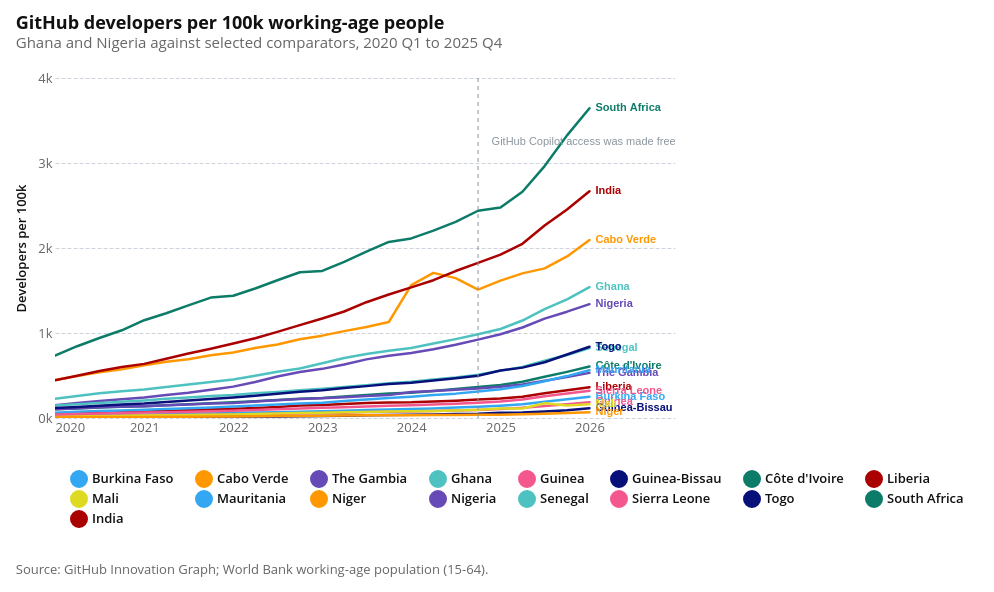

The notebook cell this image was saved under:
### Markdown cell above
## GitHub developers per 100k people over time

### Code cell
def make_trend_chart(
    data: pd.DataFrame,
    raw_col: str,
    value_col: str,
    title: str,
    subtitle: str,
    y_axis_title: str,
    width: int = 620,
    height: int = 340,
):
    """One panel, one line per country, labelled at the last observation.

    The Algeria version drew three panels, one per peer group, because
    sixteen lines do not fit in one. Five fit.
    """
    highlight = alt.selection_point(fields=["country_name"], bind="legend")
    zoom = alt.selection_interval(bind="scales", encodings=["x"])

    # Headroom on the x scale, or Vega clips the end labels at the edge.
    span = data["quarter_start"].max() - data["quarter_start"].min()
    x_domain = [
        data["quarter_start"].min(),
        data["quarter_start"].max() + span * 0.16,
    ]

    color = alt.Color(
        "country_name:N",
        title=None,
        sort=COUNTRY_ORDER,
        scale=alt.Scale(domain=COUNTRY_ORDER, range=COUNTRY_COLORS),
        legend=alt.Legend(orient="bottom", columns=8),
    )

    base = alt.Chart(data).encode(
        x=alt.X("quarter_start:T", title=None, scale=alt.Scale(domain=x_domain)),
        y=alt.Y(
            f"{value_col}:Q",
            title=y_axis_title,
            axis=alt.Axis(format="~s"),
            scale=alt.Scale(zero=True),
        ),
        color=color,
        opacity=alt.when(highlight).then(alt.value(1)).otherwise(alt.value(0.15)),
    )

    lines = (
        base.mark_line(strokeWidth=2.5)
        .encode(
            tooltip=[
                alt.Tooltip("country_name:N", title="Country"),
                alt.Tooltip("year:O", title="Year"),
                alt.Tooltip("quarter:O", title="Quarter"),
                alt.Tooltip(f"{value_col}:Q", title=y_axis_title, format=",.0f"),
                alt.Tooltip(
                    f"{raw_col}:Q",
                    title=raw_col.replace("_", " ").title(),
                    format=",",
                ),
                alt.Tooltip(
                    "working_age_population:Q",
                    title="Working-age population",
                    format=",.0f",
                ),
            ],
        )
        .add_params(highlight, zoom)
    )

    labels = (
        base.transform_window(
            row_number="row_number()",
            sort=[alt.SortField("quarter_start", order="descending")],
            groupby=["country_name"],
        )
        .transform_filter(alt.datum.row_number == 1)
        .mark_text(align="left", baseline="middle", dx=6, fontWeight="bold")
        .encode(text="country_name:N")
    )

    return (lines + labels).properties(
        width=width,
        height=height,
        title=alt.Title(text=title, subtitle=subtitle),
    )


POPULATION_NOTE = (
    "Source: GitHub Innovation Graph; World Bank working-age population (15-64)."
)

developers_chart = make_trend_chart(
    developers,
    raw_col="developers",
    value_col="developers_per_100k",
    title="GitHub developers per 100k working-age people",
    subtitle="Ghana and Nigeria against selected comparators, 2020 Q1 to 2025 Q4",
    y_axis_title="Developers per 100k",
)
developers_chart += (
    alt.Chart(pd.DataFrame({"quarter_start": [pd.Timestamp("2024-10-01")]}))
    .mark_rule(color=attaviz.REFERENCE, strokeDash=[4, 4])
    .encode(x="quarter_start:T")
)
copilot_annotation = pd.DataFrame(
    {
        "label_date": [pd.Timestamp("2024-11-01")],
        "label_height": [developers["developers_per_100k"].max() * 0.89],
        "label": ["GitHub Copilot access\nwas made free"],
    }
)
developers_chart += (
    alt.Chart(copilot_annotation)
    .mark_text(align="left", baseline="middle", dx=6, color=attaviz.REFERENCE)
    .encode(
        x="label_date:T",
        y="label_height:Q",
        text="label:N",
    )
)

attaviz.add_caption(developers_chart, POPULATION_NOTE)

### Figure 1 — Vega specification as saved in the notebook (floating-point values rounded to 4 significant figures; data arrays with more than 128 entries replaced by an {"elided": "..."} marker saying what was removed)
{"$schema": "https://vega.github.io/schema/vega/v6.json", "data": [{"name": "param_e75d3278c18764fb_store"}, {"name": "param_db82be42624d4632_store"}, {"name": "source_0"}, {"name": "data_0", "values": {"elided": "424 records"}, "transform": [{"type": "formula", "expr": "toDate(datum['quarter_start'])", "as": "quarter_start"}]}, {"name": "data_1", "values": [{"country_name": "Burkina Faso", "developers_per_100k": 250.3, "quarter_start": "2026-01-01T00:00:00.000"}, {"country_name": "Côte d'Ivoire", "developers_per_100k": 606.9, "quarter_start": "2026-01-01T00:00:00.000"}, {"country_name": "Cabo Verde", "developers_per_100k": 2094.0, "quarter_start": "2026-01-01T00:00:00.000"}, {"country_name": "Ghana", "developers_per_100k": 1541.0, "quarter_start": "2026-01-01T00:00:00.000"}, {"country_name": "The Gambia", "developers_per_100k": 530.9, "quarter_start": "2026-01-01T00:00:00.000"}, {"country_name": "Guinea", "developers_per_100k": 185.1, "quarter_start": "2026-01-01T00:00:00.000"}, {"country_name": "Guinea-Bissau", "developers_per_100k": 115.7, "quarter_start": "2026-01-01T00:00:00.000"}, {"country_name": "India", "developers_per_100k": 2668.0, "quarter_start": "2026-01-01T00:00:00.000"}, {"country_name": "Liberia", "developers_per_100k": 362.2, "quarter_start": "2026-01-01T00:00:00.000"}, {"country_name": "Mali", "developers_per_100k": 163.0, "quarter_start": "2026-01-01T00:00:00.000"}, {"country_name": "Mauritania", "developers_per_100k": 562.5, "quarter_start": "2026-01-01T00:00:00.000"}, {"country_name": "Niger", "developers_per_100k": 67.21, "quarter_start": "2026-01-01T00:00:00.000"}, {"country_name": "Nigeria", "developers_per_100k": 1339.0, "quarter_start": "2026-01-01T00:00:00.000"}, {"country_name": "South Africa", "developers_per_100k": 3645.0, "quarter_start": "2026-01-01T00:00:00.000"}, {"country_name": "Sierra Leone", "developers_per_100k": 320.0, "quarter_start": "2026-01-01T00:00:00.000"}, {"country_name": "Senegal", "developers_per_100k": 823.4, "quarter_start": "2026-01-01T00:00:00.000"}, {"country_name": "Togo", "developers_per_100k": 838.7, "quarter_start": "2026-01-01T00:00:00.000"}], "transform": [{"type": "formula", "expr": "toDate(datum['quarter_start'])", "as": "quarter_start"}]}, {"name": "source_1", "values": [{"quarter_start": "2024-10-01T00:00:00.000"}], "transform": [{"type": "formula", "expr": "toDate(datum['quarter_start'])", "as": "quarter_start"}]}, {"name": "source_2", "values": [{"label": "GitHub Copilot access\nwas made free", "label_date": "2024-11-01T00:00:00.000", "label_height": 3244.0}], "transform": [{"type": "formula", "expr": "toDate(datum['label_date'])", "as": "label_date"}]}], "signals": [{"name": "childHeight", "value": 340}, {"name": "unit", "value": {}, "on": [{"events": "pointermove", "update": "isTuple(group()) ? group() : unit"}]}, {"name": "param_e75d3278c18764fb_country_name_legend", "value": null, "on": [{"events": [{"source": "view", "markname": "country_name_legend_symbols", "type": "click"}, {"source": "view", "markname": "country_name_legend_labels", "type": "click"}, {"source": "view", "markname": "country_name_legend_entries", "type": "click"}], "update": "isDefined(datum.value) ? datum.value : item().items[0].items[0].datum.value", "force": true}, {"events": [{"source": "view", "type": "click"}], "update": "!event.item || !datum ? null : param_e75d3278c18764fb_country_name_legend", "force": true}]}, {"name": "param_e75d3278c18764fb", "update": "vlSelectionResolve(\"param_e75d3278c18764fb_store\", \"union\", true, true)"}, {"name": "param_db82be42624d4632", "update": "{\"quarter_start\": param_db82be42624d4632_quarter_start}"}, {"name": "param_db82be42624d4632_quarter_start"}], "marks": [{"type": "group", "name": "concat_0_group", "encode": {"update": {"height": {"signal": "childHeight"}, "width": {"signal": "width"}}}, "signals": [{"name": "param_e75d3278c18764fb_tuple", "update": "param_e75d3278c18764fb_country_name_legend !== null ? {fields: param_e75d3278c18764fb_tuple_fields, values: [param_e75d3278c18764fb_country_name_legend]} : null"}, {"name": "param_e75d3278c18764fb_tuple_fields", "value": [{"type": "E", "field": "country_name"}]}, {"name": "param_e75d3278c18764fb_toggle", "value": false, "on": [{"events": {"merge": [{"source": "view", "type": "click"}]}, "update": "event.shiftKey"}]}, {"name": "param_e75d3278c18764fb_modify", "on": [{"events": {"signal": "param_e75d3278c18764fb_tuple"}, "update": "modify(\"param_e75d3278c18764fb_store\", param_e75d3278c18764fb_toggle ? null : param_e75d3278c18764fb_tuple, param_e75d3278c18764fb_toggle ? null : true, param_e75d3278c18764fb_toggle ? param_e75d3278c18764fb_tuple : null)"}]}, {"name": "param_db82be42624d4632_quarter_start", "on": [{"events": [{"source": "view", "type": "dblclick"}], "update": "null"}, {"events": {"signal": "param_db82be42624d4632_translate_delta"}, "update": "panLinear(param_db82be42624d4632_translate_anchor.extent_x, -param_db82be42624d4632_translate_delta.x / width)"}, {"events": {"signal": "param_db82be42624d4632_zoom_delta"}, "update": "zoomLinear(domain(\"concat_0_x\"), param_db82be42624d4632_zoom_anchor.x, param_db82be42624d4632_zoom_delta)"}], "push": "outer"}, {"name": "param_db82be42624d4632_tuple", "on": [{"events": [{"signal": "param_db82be42624d4632_quarter_start"}], "update": "param_db82be42624d4632_quarter_start ? {unit: \"view_c9c71d89abb9fa9d_0\", fields: param_db82be42624d4632_tuple_fields, values: [param_db82be42624d4632_quarter_start]} : null"}]}, {"name": "param_db82be42624d4632_tuple_fields", "value": [{"field": "quarter_start", "channel": "x", "type": "R"}]}, {"name": "param_db82be42624d4632_translate_anchor", "value": {}, "on": [{"events": [{"source": "scope", "type": "pointerdown"}], "update": "{x: x(unit), y: y(unit), extent_x: domain(\"concat_0_x\")}"}]}, {"name": "param_db82be42624d4632_translate_delta", "value": {}, "on": [{"events": [{"source": "window", "between": [{"source": "scope", "type": "pointerdown"}, {"source": "window", "type": "pointerup"}], "type": "pointermove", "consume": true}], "update": "{x: param_db82be42624d4632_translate_anchor.x - x(unit), y: param_db82be42624d4632_translate_anchor.y - y(unit)}"}]}, {"name": "param_db82be42624d4632_zoom_anchor", "on": [{"events": [{"source": "scope", "type": "wheel", "consume": true}], "update": "{x: invert(\"concat_0_x\", x(unit)), y: invert(\"concat_0_y\", y(unit))}"}]}, {"name": "param_db82be42624d4632_zoom_delta", "on": [{"events": [{"source": "scope", "consume": true, "type": "wheel"}], "update": "pow(1.001, event.deltaY * pow(16, event.deltaMode))", "force": true}]}, {"name": "param_db82be42624d4632_modify", "on": [{"events": {"signal": "param_db82be42624d4632_tuple"}, "update": "modify(\"param_db82be42624d4632_store\", param_db82be42624d4632_tuple, true)"}]}], "marks": [{"type": "group", "name": "view_c9c71d89abb9fa9d_0_pathgroup", "from": {"facet": {"data": "data_0", "name": "faceted_path_view_c9c71d89abb9fa9d_0_main", "groupby": ["country_name"]}}, "encode": {"update": {"height": {"field": {"signal": null, "datum": null, "group": "height", "parent": null}}, "width": {"field": {"signal": null, "datum": null, "group": "width", "parent": null}}}}, "marks": [{"type": "line", "name": "view_c9c71d89abb9fa9d_0_marks", "from": {"data": "faceted_path_view_c9c71d89abb9fa9d_0_main"}, "sort": {"field": "x"}, "encode": {"update": {"opacity": [{"value": 1, "test": "!length(data(\"param_e75d3278c18764fb_store\")) || vlSelectionTest(\"param_e75d3278c18764fb_store\", datum)"}, {"value": 0.15}], "stroke": {"field": "country_name", "scale": "color"}, "x": {"field": "quarter_start", "scale": "concat_0_x"}, "defined": {"signal": "isValid(datum[\"quarter_start\"]) && isFinite(+datum[\"quarter_start\"]) && isValid(datum[\"developers_per_100k\"]) && isFinite(+datum[\"developers_per_100k\"])"}, "tooltip": {"signal": "{\"Country\": isValid(datum[\"country_name\"]) ? isArray(datum[\"country_name\"]) ? join(datum[\"country_name\"], '\\n') : datum[\"country_name\"] : \"\"+datum[\"country_name\"], \"Year\": isValid(datum[\"year\"]) ? isArray(datum[\"year\"]) ? join(datum[\"year\"], '\\n') : datum[\"year\"] : \"\"+datum[\"year\"], \"Quarter\": isValid(datum[\"quarter\"]) ? isArray(datum[\"quarter\"]) ? join(datum[\"quarter\"], '\\n') : datum[\"quarter\"] : \"\"+datum[\"quarter\"], \"Developers per 100k\": format(datum[\"developers_per_100k\"], \",.0f\"), \"Developers\": format(datum[\"developers\"], \",\"), \"Working-age population\": format(datum[\"working_age_population\"], \",.0f\")}"}, "y": {"field": "developers_per_100k", "scale": "concat_0_y"}, "strokeWidth": {"value": 2.5}}}, "clip": true, "style": ["line"], "interactive": true}]}, {"type": "text", "name": "concat_0_layer_1_marks", "from": {"data": "data_1"}, "encode": {"update": {"align": {"value": "left"}, "baseline": {"value": "middle"}, "dx": {"value": 6}, "fontWeight": {"value": "bold"}, "opacity": [{"value": 1, "test": "!length(data(\"param_e75d3278c18764fb_store\")) || vlSelectionTest(\"param_e75d3278c18764fb_store\", datum)"}, {"value": 0.15}], "x": {"field": "quarter_start", "scale": "concat_0_x"}, "fill": {"field": "country_name", "scale": "color"}, "text": {"signal": "isValid(datum[\"country_name\"]) ? datum[\"country_name\"] : \"\"+datum[\"country_name\"]"}, "tooltip": {"signal": "{\"quarter_start\": timeFormat(datum[\"quarter_start\"], \"%b %d, %Y\"), \"Developers per 100k\": format(datum[\"developers_per_100k\"], \"~s\"), \"country_name\": isValid(datum[\"country_name\"]) ? isArray(datum[\"country_name\"]) ? join(datum[\"country_name\"], '\\n') : datum[\"country_name\"] : \"\"+datum[\"country_name\"]}"}, "y": {"field": "developers_per_100k", "scale": "concat_0_y"}}}, "style": ["text"], "interactive": false, "clip": true}, {"type": "rule", "name": "concat_0_layer_2_marks", "from": {"data": "source_1"}, "encode": {"update": {"stroke": {"value": "#8A969F"}, "x": {"field": "quarter_start", "scale": "concat_0_x"}, "tooltip": {"signal": "{\"quarter_start\": timeFormat(datum[\"quarter_start\"], \"%b %d, %Y\")}"}, "y": {"value": 0}, "y2": {"field": {"signal": null, "datum": null, "group": "height", "parent": null}}, "strokeDash": {"value": [4, 4]}}}, "style": ["rule"], "interactive": false, "clip": true}, {"type": "text", "name": "concat_0_layer_3_marks", "from": {"data": "source_2"}, "encode": {"update": {"fill": {"value": "#8A969F"}, "dx": {"value": 6}, "x": {"field": "label_date", "scale": "concat_0_x"}, "text": {"signal": "isValid(datum[\"label\"]) ? datum[\"label\"] : \"\"+datum[\"label\"]"}, "align": {"value": "left"}, "y": {"field": "label_height", "scale": "concat_0_y"}, "tooltip": {"signal": "{\"label_date\": timeFormat(datum[\"label_date\"], \"%b %d, %Y\"), \"label_height\": format(datum[\"label_height\"], \"\"), \"label\": isValid(datum[\"label\"]) ? isArray(datum[\"label\"]) ? join(datum[\"label\"], '\\n') : datum[\"label\"] : \"\"+datum[\"label\"]}"}, "baseline": {"value": "middle"}}}, "interactive": false, "clip": true, "style": ["text"]}], "axes": [{"scale": "concat_0_y", "labels": false, "minExtent": 0, "gridScale": "concat_0_x", "domain": false, "tickCount": 5, "ticks": false, "orient": "left", "maxExtent": 0, "zindex": 0, "grid": true, "aria": false}, {"scale": "concat_0_x", "labelOverlap": true, "zindex": 0, "labelFlush": true, "grid": false, "tickCount": 5, "orient": "bottom", "labelBaseline": "top"}, {"scale": "concat_0_y", "zindex": 0, "grid": false, "format": "~s", "orient": "left", "title": "Developers per 100k", "labelOverlap": true, "tickCount": 5}], "title": {"text": "GitHub developers per 100k working-age people", "subtitle": "Ghana and Nigeria against selected comparators, 2020 Q1 to 2025 Q4", "anchor": "start", "offset": 21}, "style": "cell"}], "scales": [{"name": "color", "type": "ordinal", "domain": ["Burkina Faso", "Cabo Verde", "The Gambia", "Ghana", "Guinea", "Guinea-Bissau", "Côte d'Ivoire", "Liberia", "Mali", "Mauritania", "Niger", "Nigeria", "Senegal", "Sierra Leone", "Togo", "South Africa", "India"], "range": ["#34A7F2", "#FF9800", "#664AB6", "#4EC2C0", "#F3578E", "#081079", "#0C7C68", "#AA0000", "#DDDA21"]}, {"name": "concat_0_x", "type": "time", "domain": {"fields": [{"signal": "{data: datetime(\"2020-01-01T00:00:00\")}"}, {"signal": "{data: datetime(\"2026-12-17T17:16:48\")}"}]}, "range": [0, {"signal": "width"}], "domainRaw": {"signal": "param_db82be42624d4632[\"quarter_start\"]"}}, {"name": "concat_0_y", "type": "linear", "domain": {"fields": [{"data": "data_0", "field": "developers_per_100k"}, {"data": "data_1", "field": "developers_per_100k"}, {"data": "source_2", "field": "label_height"}]}, "range": [{"signal": "childHeight"}, 0], "zero": true, "nice": true}], "title": {"text": "Source: GitHub Innovation Graph; World Bank working-age population (15-64).", "lineHeight": 20, "orient": "bottom", "color": "#666666", "anchor": "start", "font": "Open Sans, sans-serif", "offset": 21, "fontSize": 13, "fontWeight": 400}, "width": 620, "layout": {"padding": 18, "columns": 1, "bounds": "full", "align": "each"}, "background": "white", "config": {"range": {"category": ["#34A7F2", "#FF9800", "#664AB6", "#4EC2C0", "#F3578E", "#081079", "#0C7C68", "#AA0000", "#DDDA21"], "diverging": ["#920000", "#BD6126", "#E3A763", "#EFEFEF", "#80BDE7", "#3587C3", "#025288"], "heatmap": ["#E3F6FD", "#75CCEC", "#089BD4", "#0169A1", "#023B6F"], "ordinal": ["#E3F6FD", "#75CCEC", "#089BD4", "#0169A1", "#023B6F"], "ramp": ["#E3F6FD", "#75CCEC", "#089BD4", "#0169A1", "#023B6F"]}, "mark": {"tooltip": true}, "axis": {"domain": false, "grid": true, "gridColor": "#CED4DE", "gridDash": [4, 2], "gridWidth": 1, "labelFont": "Open Sans, sans-serif", "labelFontSize": 13, "labelFontWeight": 400, "labelColor": "#666666", "labelPadding": 3, "tickColor": "#CED4DE", "tickSize": 5, "tickCount": 5, "titleFont": "Open Sans, sans-serif", "titleFontSize": 13, "titleFontWeight": 600, "titleColor": "#111111", "titlePadding": 9}, "axisBand": {"labelPadding": 6, "tickSize": 0}, "axisX": {"grid": false, "tickSize": 0, "labelAngle": 0}, "axisY": {"domain": false, "ticks": false, "gridColor": "#CED4DE", "gridDash": [4, 2], "gridWidth": 1}, "legend": {"labelFont": "Open Sans, sans-serif", "labelFontSize": 13, "labelFontWeight": 600, "labelColor": "#111111", "titleFont": "Open Sans, sans-serif", "titleFontSize": 13, "titleFontWeight": 600, "titleColor": "#111111", "titlePadding": 3, "symbolSize": 196, "symbolStrokeWidth": 0, "padding": 15, "offset": 21, "columnPadding": 21, "orient": "bottom", "labelLimit": 200, "titleLimit": 200}, "style": {"cell": {"stroke": null}, "arc": {"stroke": "white", "strokeWidth": 1}, "area": {"opacity": 0.7}, "bar": {"cornerRadiusEnd": 0}, "line": {"strokeWidth": 4, "strokeCap": "round", "strokeJoin": "round"}, "point": {"size": 60, "stroke": "white", "strokeWidth": 1}, "rect": {"stroke": "#8A969F", "strokeWidth": 0.5}, "circle": {"stroke": "white", "strokeWidth": 1}, "square": {"stroke": "white", "strokeWidth": 1}, "geoshape": {"stroke": "#666666", "strokeWidth": 0.3, "strokeJoin": "round", "strokeCap": "round"}, "group-title": {"font": "Open Sans, sans-serif", "fontSize": 18, "fontWeight": 700, "lineHeight": 22, "fill": "#111111"}}, "title": {"subtitleColor": "#666666", "subtitleFont": "Open Sans, sans-serif", "subtitleFontSize": 15, "subtitleFontWeight": 400, "subtitleLineHeight": 18, "subtitlePadding": 3}}, "legends": [{"columns": 8, "orient": "bottom", "stroke": "color", "direction": "horizontal", "symbolType": "circle", "encode": {"labels": {"name": "country_name_legend_labels", "interactive": true, "update": {"opacity": [{"test": "(!length(data(\"param_e75d3278c18764fb_store\")) || (param_e75d3278c18764fb[\"country_name\"] && indexof(param_e75d3278c18764fb[\"country_name\"], datum.value) >= 0))", "value": 1}, {"value": 0.35}], "cursor": {"value": "pointer"}}}, "symbols": {"name": "country_name_legend_symbols", "interactive": true, "update": {"strokeWidth": {"value": 4}, "strokeJoin": {"value": "round"}, "opacity": [{"test": "(!length(data(\"param_e75d3278c18764fb_store\")) || (param_e75d3278c18764fb[\"country_name\"] && indexof(param_e75d3278c18764fb[\"country_name\"], datum.value) >= 0))", "value": 1}, {"value": 0.35}], "cursor": {"value": "pointer"}}}, "entries": {"name": "country_name_legend_entries", "interactive": true, "update": {"fill": {"value": "transparent"}, "cursor": {"value": "pointer"}}}}, "fill": "color"}], "padding": 15}
